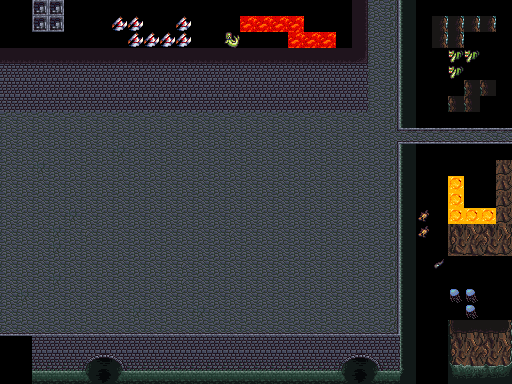

This is a level from a 2D game, rendered from its Tiled map with the project's own tilesets. A one-line summary and the map file follow, with tile-layer data summarised:
An orthogonal 32x24 tile map with 16x16 px tiles, 3 tile layers (TileLayer1, TileLayer2, TOP), 2 tilesets and 9 objects.

<map version="1.0" orientation="orthogonal" renderorder="right-down" width="32" height="24" tilewidth="16" tileheight="16" nextobjectid="17">
 <properties>
  <property name="Exit0" value="SewerLevel1" />
 </properties>
 <tileset firstgid="1" name="CompleteSpriteSheet" tilewidth="16" tileheight="16" tilecount="1176" columns="42">
  <image source="../tilemaps/CompleteSpriteSheet.png" width="672" height="448" />
 </tileset>
 <tileset firstgid="1177" name="character" tilewidth="16" tileheight="16" tilecount="3600" columns="60">
  <image source="../character/hero/16x16_characer_paperdoll_items_Denzi111009-1.png" trans="476c6c" width="960" height="960" />
 </tileset>
 <layer name="TileLayer1" width="32" height="24">
  <data>[768 cells, 620 non-empty, 55 distinct tile ids]</data>
 </layer>
 <layer name="TileLayer2" width="32" height="24">
  <data>[768 cells, 4 non-empty, 1 distinct tile ids]</data>
 </layer>
 <layer name="TOP" width="32" height="24">
  <data>[768 cells, 5 non-empty, 1 distinct tile ids]</data>
 </layer>
 <objectgroup name="Collision">
  <object id="1" x="153.5" y="71" width="57.5" height="31.5" />
  <object id="4" x="401" y="1" width="110" height="119" />
  <object id="5" x="400" y="144.5" width="111" height="238.5" />
  <object id="6" x="0.5" y="334.5" width="402.5" height="53" />
  <object id="7" x="-4" y="100" width="5.5" height="249.5" />
  <object id="9" x="0" y="-0.5" width="365.5" height="101.5" />
  <object id="10" x="358" y="-6" width="52.5" height="10" />
 </objectgroup>
 <objectgroup name="Spawn">
  <object id="16" x="499" y="125.5" width="7" height="8.5">
   <properties>
    <property name="SpawnKey" value="SewerLevel1" />
   </properties>
  </object>
 </objectgroup>
 <objectgroup name="LevelExit">
  <object id="12" x="513" y="124.5" width="8" height="22.5" />
 </objectgroup>
</map>
